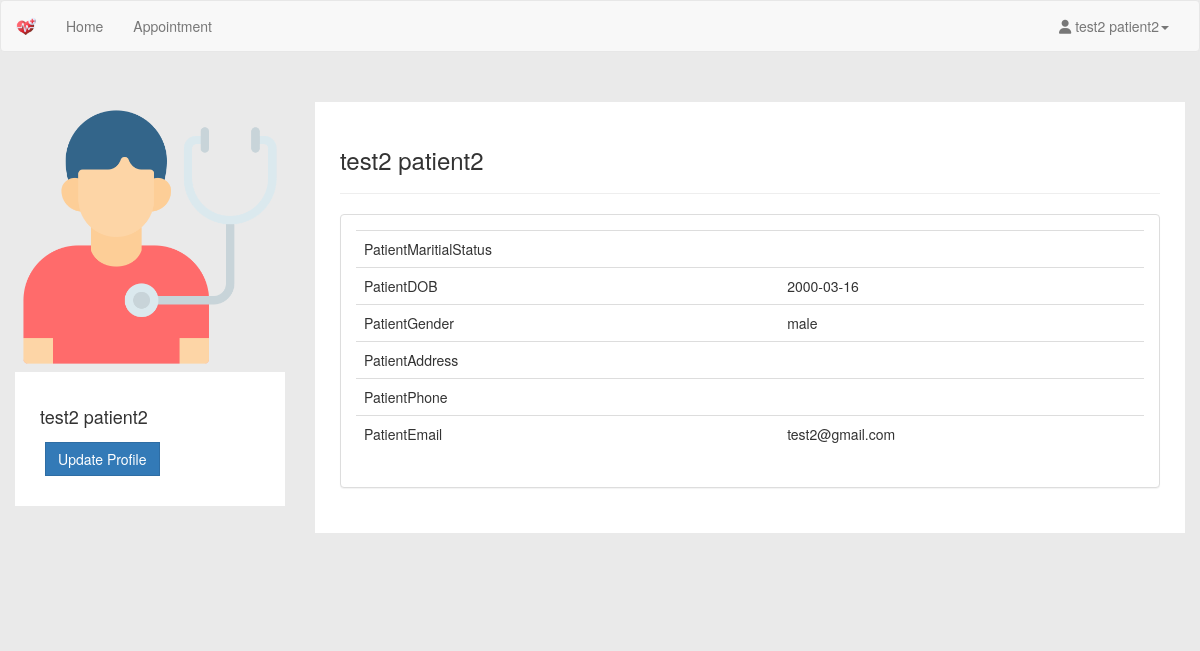
The page /patient/profile.php (signed in) on the database its author committed.
### tables this page shows
CREATE TABLE `patient` (
  `philhealthId` bigint(12) NOT NULL,
  `password` varchar(20) NOT NULL,
  `patientFirstName` varchar(20) NOT NULL,
  `patientLastName` varchar(20) NOT NULL,
  `patientMaritialStatus` varchar(10) NOT NULL,
  `patientDOB` date NOT NULL,
  `patientGender` varchar(10) NOT NULL,
  `patientAddress` varchar(100) NOT NULL,
  `patientPhone` varchar(15) NOT NULL,
  `patientEmail` varchar(100) NOT NULL,
  `appointmentType` enum('tb','prenatal') NOT NULL DEFAULT 'tb'
);

### patient/profile.php (the view, shortened to what this page needs)
<?php
include_once '../assets/conn/dbconnect.php';
$res = mysqli_query($con, "SELECT * FROM patient WHERE philhealthId=" . $_SESSION['patientSession']);
$userRow = mysqli_fetch_array($res, MYSQLI_ASSOC);
?>
<?php
function getAppointmentLink($appointmentType, $patientId)
{
	if ($appointmentType == 'tb') {
		return "tbpatientapplist.php?patientId=$patientId";
	} elseif ($appointmentType == 'prenatal') {
		return "patientapplist.php?patientId=$patientId";
	} else {
		return "#";
	}
}
?>
<!DOCTYPE html>
<html lang="en">
<head>
	<link href="assets/css/bootstrap.min.css" rel="stylesheet">
	<link href="assets/css/default/style.css" rel="stylesheet">
	<link href="assets/css/default/blocks.css" rel="stylesheet">
	<link href="assets/css/date/bootstrap-datepicker.css" rel="stylesheet">
	<link href="assets/css/date/bootstrap-datepicker3.css" rel="stylesheet">
	<link rel="stylesheet" href="https://formden.com/static/cdn/bootstrap-iso.css" />
	<link rel="stylesheet" href="https://formden.com/static/cdn/font-awesome/4.4.0/css/font-awesome.min.css" />
</head>
<body>
	<nav class="navbar navbar-default " role="navigation">
		<div class="container-fluid">
			<div class="navbar-header">
				<a class="navbar-brand" href="patient.php"><img alt="Brand" src="assets/img/cd-logo.png" height="20px"></a>
			</div>
			<div class="collapse navbar-collapse" id="bs-example-navbar-collapse-1">
				<ul class="nav navbar-nav">
					<ul class="nav navbar-nav">
						<li><a href="patient.php">Home</a></li>
						<li>
							<a href="<?php echo getAppointmentLink($userRow['appointmentType'], $userRow['philhealthId']); ?>"> Appointment</a>
						</li>
					</ul>
				</ul>
				<ul class="nav navbar-nav navbar-right">
					<li class="dropdown">
						<a href="#" class="dropdown-toggle" data-toggle="dropdown"><i class="fa fa-user"></i> <?php echo $userRow['patientFirstName']; ?> <?php echo $userRow['patientLastName']; ?><b class="caret"></b></a>
					</li>
				</ul>
			</div>
		</div>
	</nav>
	<div class="container">
		<section style="padding-bottom: 50px; padding-top: 50px;">
			<div class="row">
				<div class="row">
					<div class="col-md-3 col-sm-3">
						<div class="user-wrapper">
							<img src="assets/img/patient.png" class="img-responsive" height="200px" />
							<div class="description">
								<h4><?php echo $userRow['patientFirstName']; ?> <?php echo $userRow['patientLastName']; ?></h4>
								<button type="button" class="btn btn-primary" data-toggle="modal" data-target="#myModal">Update Profile</button>
							</div>
						</div>
					</div>
					<div class="col-md-9 col-sm-9  user-wrapper">
						<div class="description">
							<h3> <?php echo $userRow['patientFirstName']; ?> <?php echo $userRow['patientLastName']; ?> </h3>
							<hr />
							<div class="panel panel-default">
								<div class="panel-body">
									<table class="table table-user-information" align="center">
										<tbody>
											<tr>
												<td>PatientMaritialStatus</td>
												<td><?php echo $userRow['patientMaritialStatus']; ?></td>
											</tr>
											<tr>
												<td>PatientDOB</td>
												<td><?php echo $userRow['patientDOB']; ?></td>
											</tr>
											<tr>
												<td>PatientGender</td>
												<td><?php echo $userRow['patientGender']; ?></td>
											</tr>
											<tr>
												<td>PatientAddress</td>
												<td><?php echo $userRow['patientAddress']; ?>
												</td>
											</tr>
											<tr>
												<td>PatientPhone</td>
												<td><?php echo $userRow['patientPhone']; ?>
												</td>
											</tr>
											<tr>
												<td>PatientEmail</td>
												<td><?php echo $userRow['patientEmail']; ?>
												</td>
											</tr>
										</tbody>
									</table>
								</div>
							</div>
						</div>
					</div>
				</div>
				<div class="col-md-4">
					<br /><br />
				</div>
			</div>
		</section>
	</div>
</body>
</html>

### patient/assets/css/default/style.css (style rules this page uses)
body { background-color: #EAEAEA !important; }
.navbar-default .navbar-brand { color:#fff; font-size:30px; font-weight:bold; }
.navbar { margin-bottom: 0px !important; }
.user-wrapper .btn { border-radius: 0px; -webkit-border-radius: 0px; -moz-border-radius: 0px; margin: 5px; }
.user-wrapper .description { padding: 25px; background-color: #fff; }
.user-wrapper img { width:100%; }

### patient/assets/css/default/blocks.css (style rules this page uses)
*, *:after, *:before { box-sizing: border-box; }

### rows shown on the page
patient: patientFirstName "test2", patientLastName "patient2", patientDOB "2000-03-16", patientGender "male", patientEmail "test2@gmail.com"
